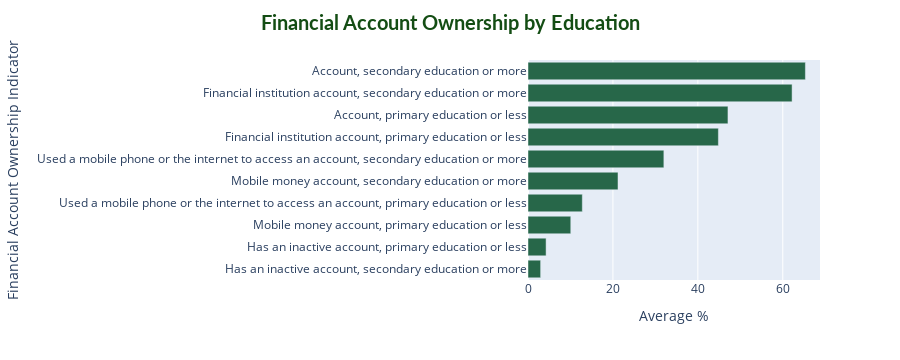

Write notebook code for a chart like this one.
### Code cell
fig_account_education = px.bar(
    account_education_summary,
    x="Indicator value",
    y="Indicator",
    orientation="h",
    color_discrete_sequence=["#276749"],
    labels={"Indicator value": "Average %", "Indicator": "Financial Account Ownership Indicator"}
)
fig_account_education.update_layout(
    title="Financial Account Ownership by Education",
    title_x=0.5,
    title_font=dict(size=20, family='Lato, sans-serif', color='#144d14', weight='bold')
)
fig_account_education.show()

### Figure 1 — Plotly figure (JSON) as saved in the notebook; plotly's stock layout.template omitted (floating-point values rounded to 4 significant figures)
{"data": [{"hovertemplate": "Average %=%{x}<br>Financial Account Ownership Indicator=%{y}<extra></extra>", "legendgroup": "", "marker": {"color": "#276749", "pattern": {"shape": ""}}, "name": "", "orientation": "h", "showlegend": false, "textposition": "auto", "type": "bar", "x": [2.974, 4.258, 10.07, 12.79, 21.2, 32.0, 44.84, 47.09, 62.19, 65.33], "xaxis": "x", "y": ["Has an inactive account, secondary education or more", "Has an inactive account, primary education or less", "Mobile money account, primary education or less", "Used a mobile phone or the internet to access an account, primary education or less", "Mobile money account, secondary education or more", "Used a mobile phone or the internet to access an account, secondary education or more", "Financial institution account, primary education or less", "Account, primary education or less", "Financial institution account, secondary education or more", "Account, secondary education or more"], "yaxis": "y"}], "layout": {"barmode": "relative", "height": 360, "legend": {"tracegroupgap": 0}, "margin": {"t": 60}, "title": {"font": {"color": "#144d14", "family": "Lato, sans-serif", "size": 20, "weight": "bold"}, "text": "Financial Account Ownership by Education", "x": 0.5}, "xaxis": {"anchor": "y", "autorange": true, "domain": [0, 1], "range": [0, 68.77], "title": {"text": "Average %"}, "type": "linear"}, "yaxis": {"anchor": "x", "autorange": true, "domain": [0, 1], "range": [-0.5, 9.5], "title": {"text": "Financial Account Ownership Indicator"}, "type": "category"}}}
